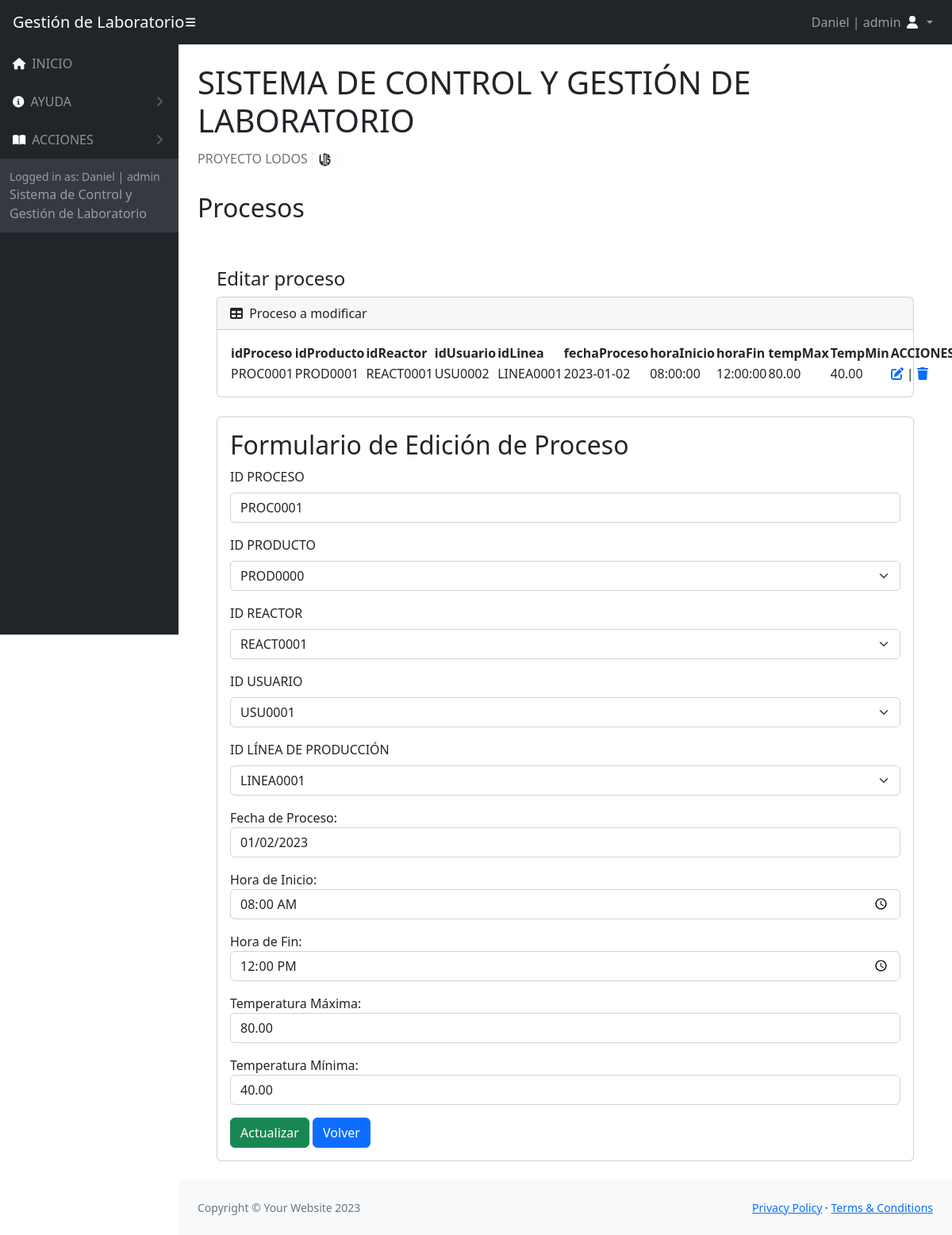
/Vistas/acciones/accionesProcesos/editarProceso.php?id=PROC0001 (signed in), run on the app's committed database.
### tables this page shows
CREATE TABLE `proceso` (
  `idProceso` varchar(15) NOT NULL,
  `idProducto` varchar(15) DEFAULT NULL,
  `idReactor` varchar(15) DEFAULT NULL,
  `idUsuario` varchar(15) DEFAULT NULL,
  `idLineaProduccion` varchar(15) DEFAULT NULL,
  `fechaProceso` date DEFAULT NULL,
  `horaInicio` time DEFAULT NULL,
  `horaFin` time DEFAULT NULL,
  `temperaturaMax` decimal(5,2) DEFAULT NULL,
  `temperaturaMin` decimal(5,2) DEFAULT NULL
);

### Vistas/acciones/accionesProcesos/editarProceso.php (the view, shortened to what this page needs)
<!DOCTYPE html>
<html lang="es">
    <head>
        <link href="https://cdn.jsdelivr.net/npm/simple-datatables@7.1.2/dist/style.min.css" rel="stylesheet" />
        <link rel="stylesheet" href="https://cdnjs.cloudflare.com/ajax/libs/font-awesome/6.4.2/css/all.min.css" />
        <link href="../../../assets/css/styles.css" rel="stylesheet" />
    </head>
    <body class="sb-nav-fixed">
    <nav class="sb-topnav navbar navbar-expand navbar-dark bg-dark">
            <a class="navbar-brand ps-3" href="../../../index.php">Gestión de Laboratorio</a>
            <button class="btn btn-link btn-sm order-1 order-lg-0 me-4 me-lg-0" id="sidebarToggle" href="#!"><i class="fas fa-bars" style="color: #ffffff;"></i></button>
            <ul class="navbar-nav ms-auto me-0 me-md-3 my-2 my-md-0">
                <li class="nav-item dropdown">
                    <a class="nav-link dropdown-toggle" id="navbarDropdown" href="#" role="button" data-bs-toggle="dropdown" aria-expanded="false">
                    <?php  echo $_SESSION["nombreUsuario"]. " | ".  $_SESSION["tipo"];  ?>
                        <i class="fas fa-user fa-fw" style="color: #ffffff;"></i>
                    </a>
                </li>
            </ul>
        </nav>
        <div id="layoutSidenav">
            <div id="layoutSidenav_nav">
                <nav class="sb-sidenav accordion sb-sidenav-dark" id="sidenavAccordion">
                    <div class="sb-sidenav-menu">
                        <div class="nav">
                            <a class="nav-link" href="../../../index.php">
                                <div class="sb-nav-link-icon"><i class="fa-solid fa-house" style="color: #ffffff;"></i></div>
                                INICIO
                            </a>
                            <?php  if( $_SESSION["tipo"] == "admin") {  ?>
                            <a class="nav-link collapsed" href="#" data-bs-toggle="collapse" data-bs-target="#collapseLayouts" aria-expanded="false" aria-controls="collapseLayouts">
                                <div class="sb-nav-link-icon"><i class="fa-solid fa-circle-info" style="color: #ffffff;"></i></div>
                                AYUDA
                                <div class="sb-sidenav-collapse-arrow"><i class="fas fa-angle-down"></i></div>
                            </a>
                            <?php  }  ?>
                                <a class="nav-link collapsed" href="#" data-bs-toggle="collapse" data-bs-target="#collapsePages" aria-expanded="false" aria-controls="collapsePages">
                                <div class="sb-nav-link-icon"><i class="fas fa-book-open" style="color: #ffffff;"></i></div>
                                ACCIONES
                                <div class="sb-sidenav-collapse-arrow"><i class="fas fa-angle-down"></i></div>
                            </a>
                    </div>
                    <div class="sb-sidenav-footer">
                        <div class="small">Logged in as: <?php  echo $_SESSION["nombreUsuario"]. " | ".  $_SESSION["tipo"];  ?></div>
                        Sistema de Control y Gestión de Laboratorio
                    </div>
                </nav>
            </div>
            <div id="layoutSidenav_content">
                <main>
                    <div class="container-fluid px-4">
                        <h1 class="mt-4">SISTEMA DE CONTROL Y GESTIÓN DE LABORATORIO</h1>
                        <ol class="breadcrumb mb-4">
                        <li class="breadcrumb-item active">PROYECTO LODOS <img style="width: 35px !important; height: 35px !important; padding:0px !important;" src="../../../assets/img/logoLODOS.PNG" alt="ss2"></li>
                        </ol>
                        <h2>Procesos</h2>
                        <br/>
                                <?php
                                require_once('../../../Controlador/Conexion_DB/config.php');
                                $idProceso = $_GET['id'];
                                $stmt = $connectDB->prepare('SELECT * FROM proceso WHERE idProceso = :idProceso');
                                $stmt->bindParam(':idProceso', $idProceso);
                                $stmt->execute();
                                $procesoActual = $stmt->fetch(PDO::FETCH_ASSOC);
                            ?>
                        <div class="container-fluid px-4">
                        <h4 class="mt-4">Editar proceso</h4>
                        <div class="card mb-4">
                            <div class="card-header">
                                <i class="fas fa-table me-1"></i>
                                Proceso a modificar
                                <br>
                            </div>
                            <div class="card-body">
                                <table id="datatablesSimple">
                                    <thead>
                                        <tr>
                                            <th>idProceso</th>
                                            <th>idProducto</th>
                                            <th>idReactor</th>
                                            <th>idUsuario</th>
                                            <th>idLinea</th>
                                            <th>fechaProceso</th>
                                            <th>horaInicio</th>
                                            <th>horaFin</th>
                                            <th>tempMax</th>
                                            <th>TempMin</th>
                                            <th>ACCIONESS</th>
                                        </tr>
                                    </thead>
                                    <tbody>
                                    <tr>
                                        <td><?php echo $procesoActual['idProceso']; ?></td>
                                        <td><?php echo $procesoActual['idProducto']; ?></td>
                                        <td><?php echo $procesoActual['idReactor']; ?></td>
                                        <td><?php echo $procesoActual['idUsuario']; ?></td>
                                        <td><?php echo $procesoActual['idLineaProduccion']; ?></td>
                                        <td><?php echo $procesoActual['fechaProceso']; ?></td>
                                        <td><?php echo $procesoActual['horaInicio']; ?></td>
                                        <td><?php echo $procesoActual['horaFin']; ?></td>
                                        <td><?php echo $procesoActual['temperaturaMax']; ?></td>
                                        <td><?php echo $procesoActual['temperaturaMin']; ?></td>
                                        <td>
                                            <?php
                                            echo '<a href="editarProceso.php?id=' . $procesoActual['idProceso'] . '">';
                                            echo '<i class="fa-solid fa-pen-to-square"></i>';
                                            echo '</a>';
                                            echo ' | ';
                                            echo '<a href="deleteProceso.php?id=' . $procesoActual['idProceso'] . '">';
                                            echo '<i class="fa-solid fa-trash"></i>';
                                            echo '</a>';
                                            ?>
                                        </td>
                                    </tr>
                                    </tbody>
                                </table>
                            </div>
                        </div>
                        <div class="card mb-4">
                            <div class="card-body">
                            <h2>Formulario de Edición de Proceso</h2>
                                <form action="" method="get">
                                    <div class="mb-3">
                                        <label for="idProceso" class="form-label">ID PROCESO</label>
                                        <input class="form-control col-4" type="text" name="id" value="<?php echo $procesoActual['idProceso']; ?>" readonly>
                                    </div>
                                    <div class="mb-3">
                                        <label for="idProducto" class="form-label">ID PRODUCTO</label>
                                        <select class="form-select" name="idProducto" id="idProducto" aria-describedby="helpId">
                                            <?php
                                                $stmtProductos = $connectDB->query('SELECT idProducto FROM producto');
                                                $productos = $stmtProductos->fetchAll(PDO::FETCH_COLUMN);
                                                foreach ($productos as $producto) {
                                                    echo "<option value=\"$producto\">$producto</option>";
                                                }
                                            ?>
                                        </select>
                                    </div>
                                    <div class="mb-3">
                                        <label for="idReactor" class="form-label">ID REACTOR</label>
                                        <select class="form-select" name="idReactor" id="idReactor" aria-describedby="helpId">
                                            <?php
                                                $stmtReactores = $connectDB->query('SELECT idReactor FROM reactor');
                                                $reactores = $stmtReactores->fetchAll(PDO::FETCH_COLUMN);
                                                foreach ($reactores as $reactor) {
                                                    echo "<option value=\"$reactor\">$reactor</option>";
                                                }
                                            ?>
                                        </select>
                                    </div>
                                    <div class="mb-3">
                                        <label for="idUsuario" class="form-label">ID USUARIO</label>
                                        <select class="form-select" name="idUsuario" id="idUsuario" aria-describedby="helpId">
                                            <?php
                                                $stmtUsuarios = $connectDB->query('SELECT idUsuario FROM usuarios');
                                                $usuarios = $stmtUsuarios->fetchAll(PDO::FETCH_COLUMN);
                                                foreach ($usuarios as $usuario) {
                                                    echo "<option value=\"$usuario\">$usuario</option>";
                                                }
                                            ?>
                                        </select>
                                    </div>
                                    <div class="mb-3">
                                        <label for="idLineaProduccion" class="form-label">ID LÍNEA DE PRODUCCIÓN</label>
                                        <select class="form-select" name="idLineaProduccion" id="idLineaProduccion" aria-describedby="helpId">
                                            <?php
                                                $stmtLineasProduccion = $connectDB->query('SELECT idLineaProduccion FROM lineaproduccion');
                                                $lineasProduccion = $stmtLineasProduccion->fetchAll(PDO::FETCH_COLUMN);
                                                foreach ($lineasProduccion as $lineaProduccion) {
                                                    echo "<option value=\"$lineaProduccion\">$lineaProduccion</option>";
                                                }
                                            ?>
                                        </select>
                                    </div>
                                    <div class="mb-3">
                                        <label for="fechaProceso">Fecha de Proceso:</label>
                                        <input class="form-control col-4" type="date" id="fechaProceso" name="fechaProceso" value="<?php echo $procesoActual['fechaProceso']; ?>" readonly>
                                    </div>
                                    <div class="mb-3">
                                        <label for="horaInicio">Hora de Inicio:</label>
                                        <input class="form-control col-4" type="time" id="horaInicio" name="horaInicio" value="<?php echo $procesoActual['horaInicio']; ?>">
                                    </div>
                                    <div class="mb-3">
                                        <label for="horaFin">Hora de Fin:</label>
                                        <input class="form-control col-4" type="time" id="horaFin" name="horaFin" value="<?php echo $procesoActual['horaFin']; ?>">
                                    </div>
                                    <div class="mb-3">
                                        <label for="temperaturaMax">Temperatura Máxima:</label>
                                        <input class="form-control col-4" type="text" id="temperaturaMax" name="temperaturaMax" value="<?php echo $procesoActual['temperaturaMax']; ?>">
                                    </div>
                                    <div class="mb-3">
                                        <label for="temperaturaMin">Temperatura Mínima:</label>
                                        <input class="form-control col-4" type="text" id="temperaturaMin" name="temperaturaMin" value="<?php echo $procesoActual['temperaturaMin']; ?>">
                                    </div>
                                    <input type="submit" class="btn btn-success" name="Enviar" value="Actualizar">
                                    <a href="indexProceso.php"><button class="btn btn-primary" type="button">Volver</button></a>
                                </form>
                            </div>
                        </div>
                    </div>
                    </div>
                </main>
                <footer class="py-4 bg-light mt-auto">
                    <div class="container-fluid px-4">
                        <div class="d-flex align-items-center justify-content-between small">
                            <div class="text-muted">Copyright &copy; Your Website 2023</div>
                            <div>
                                <a href="../../../Vistas/Politicas/politicasPrivacidad.php">Privacy Policy</a>
                                &middot;
                                <a href="../../../Vistas/Politicas/politicasUso.php">Terms &amp; Conditions</a>
                            </div>
                        </div>
                    </div>
                </footer>
            </div>
        </div>
    </body>
</html>

### data on the page
proceso: idProceso "PROC0001", idProducto "PROD0001", idReactor "REACT0001", idUsuario "USU0002", idLineaProduccion "LINEA0001", fechaProceso "2023-01-02", horaInicio "08:00:00", horaFin "12:00:00", temperaturaMax "80.00", temperaturaMin "40.00", id "PROC0001", fechaProceso "01/02/2023"

### other printed values
$_SESSION["nombreUsuario"] "Daniel"
$_SESSION["tipo"] "admin"
form field idProducto "PROD0000"
form field idReactor "REACT0001"
form field idUsuario "USU0001"
form field idLineaProduccion "LINEA0001"
